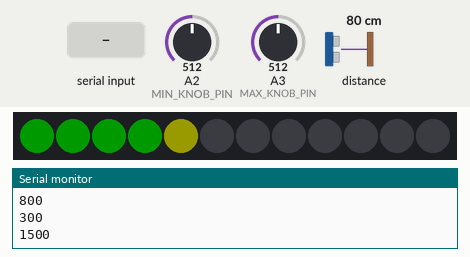
Recording of a sketch running on a simulated Arduino Uno, built with avr-gcc and run on an emulated ATmega328P. On the bench: 12 RGB LEDs in strip order, left to right, the last lines printed to the serial monitor. The test bench sets the inputs (shaded band); at power-on: distance to the obstacle 80 cm, A3 (MAX_KNOB_PIN) = 512, A2 (MIN_KNOB_PIN) = 512. Dim RGB values are drawn brighter than linear.

Above: at 3.6 s.
3.7 s: "90,45\n" received over Serial
At 3.71 s:
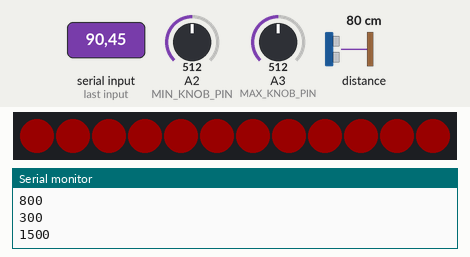
6.3 s: distance to the obstacle set to 35 cm
At 7.3 s:
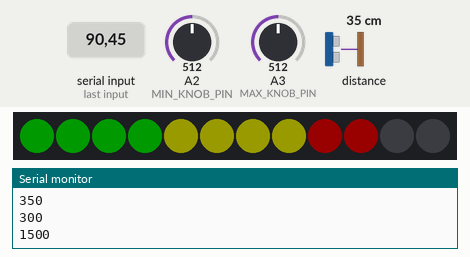
7.8 s: distance to the obstacle set to 120 cm
At 8.3 s:
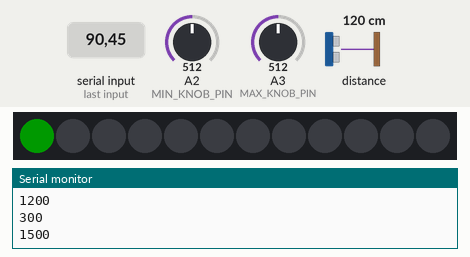
9.3 s: A3 (MAX_KNOB_PIN) set to 804
10.8 s: A3 (MAX_KNOB_PIN) set to 829
At 11.7 s:
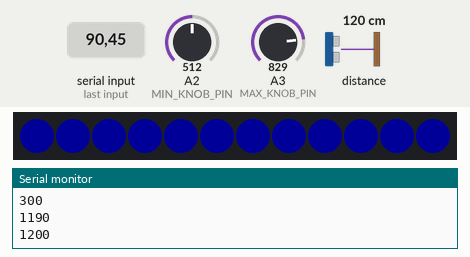
12.3 s: A3 (MAX_KNOB_PIN) set to 490
At 12.7 s:
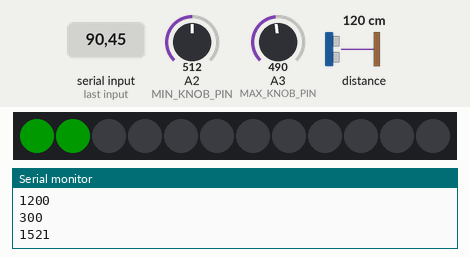
Timing chart, 0 to 14.8 s (numbered marks = the images above; inputs shaded):
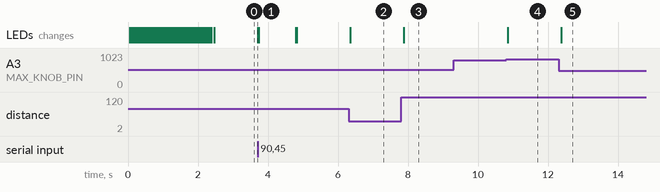

Measured:
- the behaviour switches between 818 and 819 on A3 (MAX_KNOB_PIN) (found by bisection; images 3 and 4)
- after the input at 3.7 s, the LEDs: change at once (image 1)
- after the input at 6.3 s, the LEDs: change after 0.05 s (image 2)
- after the input at 7.8 s, the LEDs: change after 0.08 s (image 3)
- after the input at 10.8 s, the LEDs: change after 0.05 s (image 4)
- after the input at 12.3 s, the LEDs: change after 0.08 s (image 5)

The sketch:

sketch_parking_sensor.ino
```cpp
#include <Adafruit_NeoPixel.h>
#include <Wire.h>
#include <VL53L1X.h>

// NeoPixel array configuration
#define NEOPIXEL_PIN          2
#define NEOPIXEL_N_LED        12

// Knobs configuration (ANALOG PINS)
#define MIN_KNOB_PIN          2
#define MAX_KNOB_PIN          3

// Distance reading limits (mm)
#define MIN_DISTANCE_LOWER    100
#define MIN_DISTANCE_UPPER    500
#define MAX_DISTANCE_LOWER    1000
#define MAX_DISTANCE_UPPER    2000

// Led brightness (0-100)
#define LED_BRIGHTNESS 10

#define LOOP_MS               50

// Create the NeoPixel object
Adafruit_NeoPixel pixels(NEOPIXEL_N_LED, NEOPIXEL_PIN, NEO_GRB + NEO_KHZ800);

// Create the sensor object
VL53L1X sensor;

int sensor_distance;
int min_distance_threshold, max_distance_threshold;

void init_pixels()
{
  // Do a nice spin to show we are booting up
  for (int idx=0; idx<NEOPIXEL_N_LED; idx++)
  {
    pixels.setPixelColor(idx, pixels.Color(int(float(LED_BRIGHTNESS)/100.0 * 255), 0, 0));
    delay(50);
    pixels.show();
  }
  for (int idx=0; idx<NEOPIXEL_N_LED; idx++)
  {
    pixels.setPixelColor(idx, pixels.Color(int(float(LED_BRIGHTNESS)/100.0 * 255), int(float(LED_BRIGHTNESS)/100.0 * 255), 0));
    delay(50);
    pixels.show();
  }
  for (int idx=0; idx<NEOPIXEL_N_LED; idx++)
  {
    pixels.setPixelColor(idx, pixels.Color(0, int(float(LED_BRIGHTNESS)/100.0 * 255), 0));
    delay(50);
    pixels.show();
  }
  for (int idx=0; idx<NEOPIXEL_N_LED; idx++)
  {
    pixels.setPixelColor(idx, pixels.Color(0, 0, int(float(LED_BRIGHTNESS)/100.0 * 255)));
    delay(50);
    pixels.show();
  }
}

void set_pixels(const int distance_reading){

  pixels.clear();

  if (distance_reading >= max_distance_threshold)
  {
    // If over max threshold, all blue!
    for (int idx=0; idx<NEOPIXEL_N_LED; idx++)
      pixels.setPixelColor(idx, pixels.Color(0, 0, int(float(LED_BRIGHTNESS)/100.0 * 255)));
  }
  else if (distance_reading <= min_distance_threshold)
  {
    // If under min threshold, all red!
    for (int idx=0; idx<NEOPIXEL_N_LED; idx++)
      pixels.setPixelColor(idx, pixels.Color(int(float(LED_BRIGHTNESS)/100.0 * 255), 0, 0));
  }
  else {
    // Compute how many pixels to turn on
    float step = (max_distance_threshold - min_distance_threshold) / NEOPIXEL_N_LED;
    int leds_to_turn_on = NEOPIXEL_N_LED - min(NEOPIXEL_N_LED, int(distance_reading / step)) + 1;

    for(int idx=0; idx<leds_to_turn_on; idx++)
    {
      if (idx < NEOPIXEL_N_LED / 3)
        pixels.setPixelColor(idx, pixels.Color(0, int(float(LED_BRIGHTNESS)/100.0 * 255), 0));
      else if (idx < NEOPIXEL_N_LED / 3 * 2)
        pixels.setPixelColor(idx, pixels.Color(int(float(LED_BRIGHTNESS)/100.0 * 255), int(float(LED_BRIGHTNESS)/100.0 * 255), 0));
      else if (idx < NEOPIXEL_N_LED)
        pixels.setPixelColor(idx, pixels.Color(int(float(LED_BRIGHTNESS)/100.0 * 255), 0, 0));
    }
  }

  pixels.show();
}

int getMinFromKnob()
{
  // Raw analog reading is between 0 and 1024
  return MIN_DISTANCE_LOWER + int((1024 - analogRead(MIN_KNOB_PIN)) * ((MIN_DISTANCE_UPPER - MIN_DISTANCE_LOWER) / 1024.0));
}

int getMaxFromKnob()
{
  // Raw analog reading is between 0 and 1024
  return MAX_DISTANCE_LOWER + int((1024 - analogRead(MAX_KNOB_PIN)) * ((MAX_DISTANCE_UPPER - MAX_DISTANCE_LOWER) / 1024.0));
}

void setup() {

  Wire.begin();
  Wire.setClock(400000); // use 400 kHz I2C
  sensor.setTimeout(500);
  if (!sensor.init())
  {
    Serial.println("Failed to detect and initialize sensor!");
    while (1);
  }

  sensor.setDistanceMode(VL53L1X::Long);
  sensor.setMeasurementTimingBudget(50000);
  sensor.startContinuous(50);

  pixels.begin();
  pixels.clear();
  pixels.show();

  init_pixels();

  sensor_distance = MAX_DISTANCE_UPPER;

  min_distance_threshold = MIN_DISTANCE_LOWER;
  max_distance_threshold = MAX_DISTANCE_UPPER;

  Serial.begin(9600);

}

void loop() {

  min_distance_threshold = getMinFromKnob();
  max_distance_threshold = getMaxFromKnob();

  if (Serial.available() > 0)
  {
    sensor_distance = int(Serial.parseInt());
    set_pixels(sensor_distance);

  }

  // Remove endline character
  while (Serial.available() != 0 ) Serial.read();

  sensor_distance = sensor.read();
  if (sensor.timeoutOccurred()) { Serial.print(" TIMEOUT"); }

  Serial.println(sensor_distance);
  Serial.println(min_distance_threshold);
  Serial.println(max_distance_threshold);
  Serial.println();
  set_pixels(sensor_distance);

  delay(LOOP_MS);

}
```
